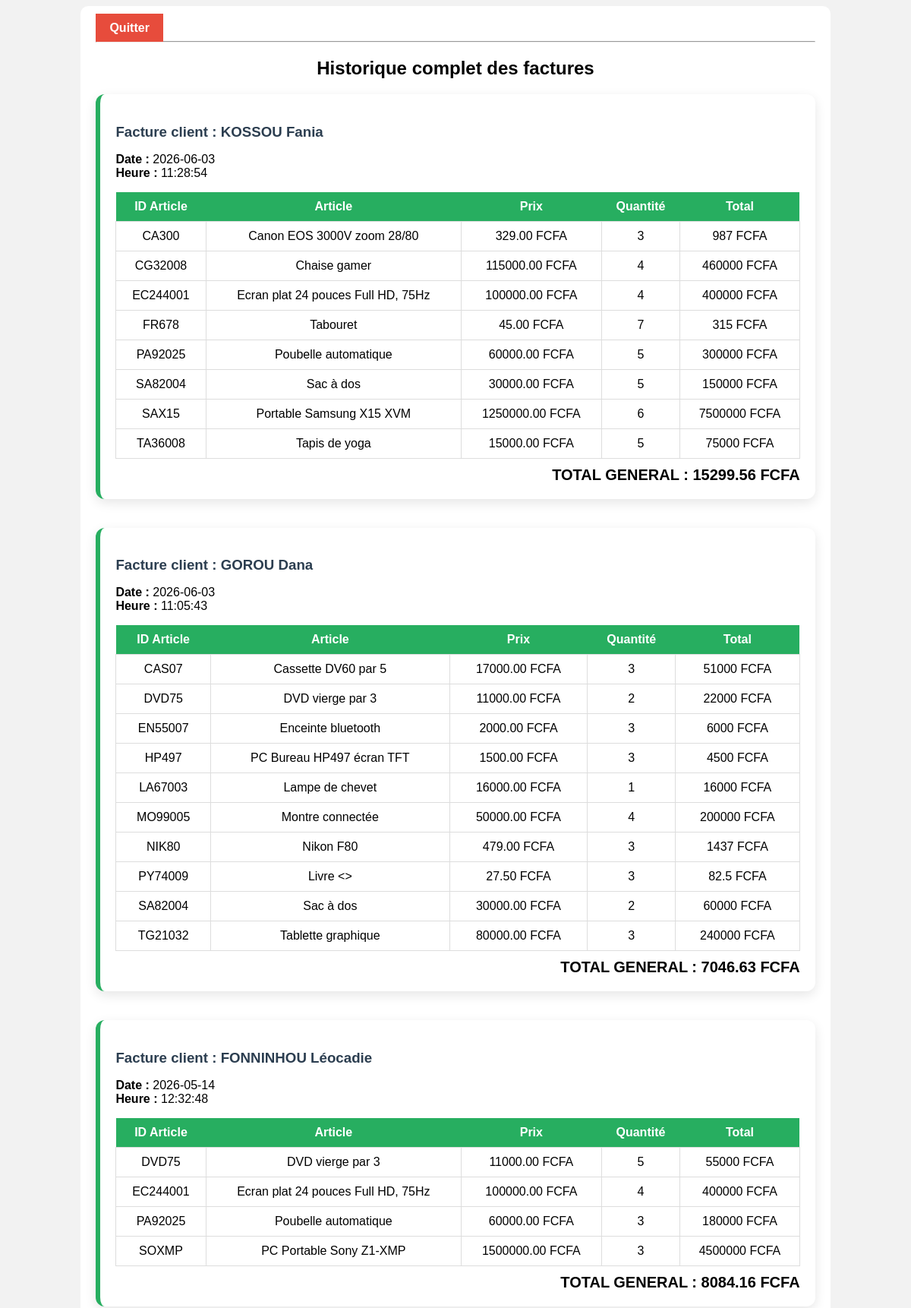
The page /liste_vente.php (upper part) on the database its author committed.
### tables this page shows
CREATE TABLE `commande` (
  `id_comm` int(11) NOT NULL,
  `date_comm` date DEFAULT NULL,
  `id_client` varchar(100) NOT NULL,
  `montant` decimal(10,2) DEFAULT NULL,
  `heure_comm` time DEFAULT NULL
);

CREATE TABLE `client` (
  `id_client` varchar(100) NOT NULL,
  `nom` varchar(50) DEFAULT NULL,
  `prenom` varchar(50) DEFAULT NULL,
  `age` int(11) DEFAULT NULL,
  `adresse` varchar(100) DEFAULT NULL,
  `ville` varchar(50) DEFAULT NULL,
  `mail` varchar(100) DEFAULT NULL
);

CREATE TABLE `contenir` (
  `id_comm` int(11) NOT NULL,
  `id_article` varchar(20) NOT NULL,
  `qte_comm` int(11) DEFAULT NULL
);

CREATE TABLE `article` (
  `id_article` varchar(20) NOT NULL,
  `design` varchar(100) DEFAULT NULL,
  `prix` decimal(10,2) DEFAULT NULL,
  `categorie` varchar(50) DEFAULT NULL
);

### liste_vente.php (the view, shortened to what this page needs)
<?php
$conn = mysqli_connect("localhost", "root", "", "essaiebdd");
?>
<!DOCTYPE html>
<html>
<head>
</head>
<body>
<div class="container">
    <a href="accueil.php" class="quitter">Quitter</a>
<hr>
<h2>Historique complet des factures</h2>
<?php
$sqlFactures = "SELECT c.id_comm, c.date_comm, c.heure_comm, c.montant,cl.nom, cl.prenom
FROM commande c
JOIN client cl ON c.id_client = cl.id_client
ORDER BY c.id_comm DESC";
$resFactures = mysqli_query($conn, $sqlFactures);
while($fact = mysqli_fetch_assoc($resFactures)){
    $idCommande = $fact["id_comm"];
    echo "<div class='facture-historique'>";
    echo "<h3>Facture client : ".$fact["nom"]." ".$fact["prenom"]."</h3>";
    echo "<p>
            <b>Date :</b> ".$fact["date_comm"]."<br>
            <b>Heure :</b> ".$fact["heure_comm"]."
          </p>";
    echo "<table>";
    echo "
    <tr>
        <th>ID Article</th>
        <th>Article</th>
        <th>Prix</th>
        <th>Quantité</th>
        <th>Total</th>
    </tr>";
    $sqlArticles = "SELECT article.id_article,article.design,article.prix,contenir.qte_comm
    FROM contenir
    JOIN article ON contenir.id_article = article.id_article
    WHERE contenir.id_comm='$idCommande'";
    $resArticles = mysqli_query($conn, $sqlArticles);
    while($art = mysqli_fetch_assoc($resArticles)){
        $totalArticle = $art["prix"] * $art["qte_comm"];
        echo "
        <tr>
            <td>".$art["id_article"]."</td>
            <td>".$art["design"]."</td>
            <td>".$art["prix"]." FCFA</td>
            <td>".$art["qte_comm"]."</td>
            <td>".$totalArticle." FCFA</td>
        </tr>";
    }
    echo "</table>";
    echo "
    <div class='total'>
        TOTAL GENERAL : ".$fact["montant"]." FCFA
    </div>";
    echo "</div><br>";
}
?>
</div>
</body>
</html>

### liste_vente.php (style rules this page uses)
body { font-family:Arial;background:#f2f2f2; }
.container { width:80%; margin:auto; background:white; padding:20px; border-radius:10px; }
h2 { text-align:center; }
table { width:100%; border-collapse:collapse; margin-top:10px; }
th { background:#2c3e50; color:white; padding:10px; }
td { padding:10px; text-align:center; }
.total { text-align:right; font-size:20px; font-weight:bold; margin-top:10px; }
a { text-decoration: none; background: #27ae60; color: white; padding: 10px 18px; border-raduis: 8px; font-weight: bold; margin-right: 10px; }
.quitter { background: #e74c3c; }
.facture-historique { background: white; padding:20px; margin-top:20px; border-radius:12px; box-shadow:0 5px 15px rgba(0,0,0,0.1); border-left:6px solid #27ae60; }
.facture-historique h3 { color:#2c3e50; margin-bottom:10px; }
.facture-historique table { width:100%; margin-top:15px; border-collapse:collapse; }
.facture-historique th { background:#27ae60; color:white; }
.facture-historique td { padding:10px; text-align:center; border:1px solid #ddd; }

### rows shown on the page
commande: id_client.nom "KOSSOU", id_client.prenom "Fania", date_comm "2026-06-03", heure_comm "11:28:54", montant "15299.56"
contenir: id_article.id_article "CA300", id_article.design "Canon EOS 3000V zoom 28/80", id_article.prix "329.00", qte_comm "3", totalArticle "987"
contenir: id_article.id_article "CG32008", id_article.design "Chaise gamer", id_article.prix "115000.00", qte_comm "4", totalArticle "460000"
contenir: id_article.id_article "EC244001", id_article.design "Ecran plat 24 pouces Full HD, 75Hz", id_article.prix "100000.00", qte_comm "4", totalArticle "400000"
contenir: id_article.id_article "FR678", id_article.design "Tabouret", id_article.prix "45.00", qte_comm "7", totalArticle "315"
contenir: id_article.id_article "PA92025", id_article.design "Poubelle automatique", id_article.prix "60000.00", qte_comm "5", totalArticle "300000"
contenir: id_article.id_article "SA82004", id_article.design "Sac à dos", id_article.prix "30000.00", qte_comm "5", totalArticle "150000"
contenir: id_article.id_article "SAX15", id_article.design "Portable Samsung X15 XVM", id_article.prix "1250000.00", qte_comm "6", totalArticle "7500000"
contenir: id_article.id_article "TA36008", id_article.design "Tapis de yoga", id_article.prix "15000.00", qte_comm "5", totalArticle "75000"
commande: id_client.nom "GOROU", id_client.prenom "Dana", date_comm "2026-06-03", heure_comm "11:05:43", montant "7046.63"
contenir: id_article.id_article "CAS07", id_article.design "Cassette DV60 par 5", id_article.prix "17000.00", qte_comm "3", totalArticle "51000"
contenir: id_article.id_article "DVD75", id_article.design "DVD vierge par 3", id_article.prix "11000.00", qte_comm "2", totalArticle "22000"
contenir: id_article.id_article "EN55007", id_article.design "Enceinte bluetooth", id_article.prix "2000.00", qte_comm "3", totalArticle "6000"
contenir: id_article.id_article "HP497", id_article.design "PC Bureau HP497 écran TFT", id_article.prix "1500.00", qte_comm "3", totalArticle "4500"
contenir: id_article.id_article "LA67003", id_article.design "Lampe de chevet", id_article.prix "16000.00", qte_comm "1", totalArticle "16000"
contenir: id_article.id_article "MO99005", id_article.design "Montre connectée", id_article.prix "50000.00", qte_comm "4", totalArticle "200000"
contenir: id_article.id_article "NIK80", id_article.design "Nikon F80", id_article.prix "479.00", qte_comm "3", totalArticle "1437"
contenir: id_article.id_article "PY74009", id_article.design "Livre < >", id_article.prix "27.50", qte_comm "3", totalArticle "82.5"
contenir: id_article.id_article "SA82004", id_article.design "Sac à dos", id_article.prix "30000.00", qte_comm "2", totalArticle "60000"
contenir: id_article.id_article "TG21032", id_article.design "Tablette graphique", id_article.prix "80000.00", qte_comm "3", totalArticle "240000"
commande: id_client.nom "FONNINHOU", id_client.prenom "Léocadie", date_comm "2026-05-14", heure_comm "12:32:48", montant "8084.16"
contenir: id_article.id_article "DVD75", id_article.design "DVD vierge par 3", id_article.prix "11000.00", qte_comm "5", totalArticle "55000"
contenir: id_article.id_article "EC244001", id_article.design "Ecran plat 24 pouces Full HD, 75Hz", id_article.prix "100000.00", qte_comm "4", totalArticle "400000"
contenir: id_article.id_article "PA92025", id_article.design "Poubelle automatique", id_article.prix "60000.00", qte_comm "3", totalArticle "180000"
contenir: id_article.id_article "SOXMP", id_article.design "PC Portable Sony Z1-XMP", id_article.prix "1500000.00", qte_comm "3", totalArticle "4500000"
